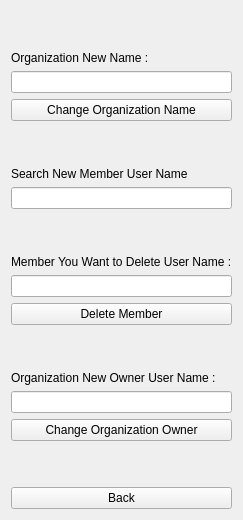
         <widget class="QWidget" name="OneOrgEditOrgPage">
          <layout class="QVBoxLayout" name="verticalLayout_10">
           <item>
            <spacer name="verticalSpacer_28">
             <property name="orientation">
              <enum>Qt::Vertical</enum>
             </property>
             <property name="sizeHint" stdset="0">
              <size>
               <width>20</width>
               <height>40</height>
              </size>
             </property>
            </spacer>
           </item>
           <item>
            <widget class="QLabel" name="OrgNewNameLabel">
             <property name="text">
              <string>Organization New Name :</string>
             </property>
            </widget>
           </item>
           <item>
            <widget class="QLineEdit" name="OrgNewNameLineEdit"/>
           </item>
           <item>
            <widget class="QPushButton" name="OrgChangeNameBotton">
             <property name="text">
              <string>Change Organization Name</string>
             </property>
            </widget>
           </item>
           <item>
            <spacer name="verticalSpacer_27">
             <property name="orientation">
              <enum>Qt::Vertical</enum>
             </property>
             <property name="sizeHint" stdset="0">
              <size>
               <width>20</width>
               <height>40</height>
              </size>
             </property>
            </spacer>
           </item>
           <item>
            <widget class="QLabel" name="OrgSearchNewMemberLabel">
             <property name="text">
              <string>Search New Member User Name</string>
             </property>
            </widget>
           </item>
           <item>
            <widget class="QLineEdit" name="OrgSearchNewMemberLineEdit"/>
           </item>
           <item>
            <spacer name="verticalSpacer_30">
             <property name="orientation">
              <enum>Qt::Vertical</enum>
             </property>
             <property name="sizeHint" stdset="0">
              <size>
               <width>20</width>
               <height>40</height>
              </size>
             </property>
            </spacer>
           </item>
           <item>
            <widget class="QLabel" name="OrgDeletingMemberLabel">
             <property name="text">
              <string>Member You Want to Delete User Name :</string>
             </property>
            </widget>
           </item>
           <item>
            <widget class="QLineEdit" name="OrgSearchDeleteMember"/>
           </item>
           <item>
            <widget class="QPushButton" name="OrgDeleteMemberBotton">
             <property name="text">
              <string>Delete Member</string>
             </property>
            </widget>
           </item>
           <item>
            <spacer name="verticalSpacer_31">
             <property name="orientation">
              <enum>Qt::Vertical</enum>
             </property>
             <property name="sizeHint" stdset="0">
              <size>
               <width>20</width>
               <height>40</height>
              </size>
             </property>
            </spacer>
           </item>
           <item>
            <widget class="QLabel" name="OrgNewOwnerLabel">
             <property name="text">
              <string>Organization New Owner User Name :</string>
             </property>
            </widget>
           </item>
           <item>
            <widget class="QLineEdit" name="OrgNewOwnerLineEdit"/>
           </item>
           <item>
            <widget class="QPushButton" name="OrgChangeOwnerBotton">
             <property name="text">
              <string>Change Organization Owner</string>
             </property>
            </widget>
           </item>
           <item>
            <spacer name="verticalSpacer_29">
             <property name="orientation">
              <enum>Qt::Vertical</enum>
             </property>
             <property name="sizeHint" stdset="0">
              <size>
               <width>20</width>
               <height>40</height>
              </size>
             </property>
            </spacer>
           </item>
           <item>
            <widget class="QPushButton" name="OrgEditPageBackBotton">
             <property name="text">
              <string>Back</string>
             </property>
            </widget>
           </item>
          </layout>
         </widget>
